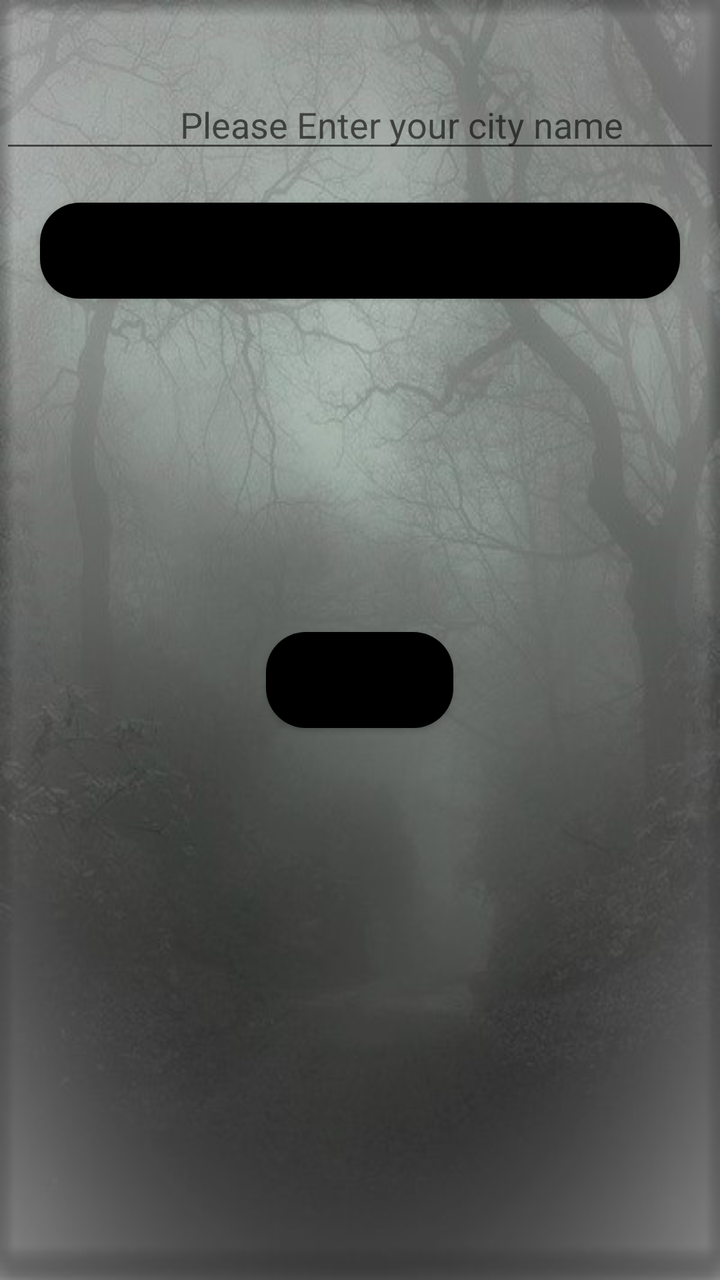
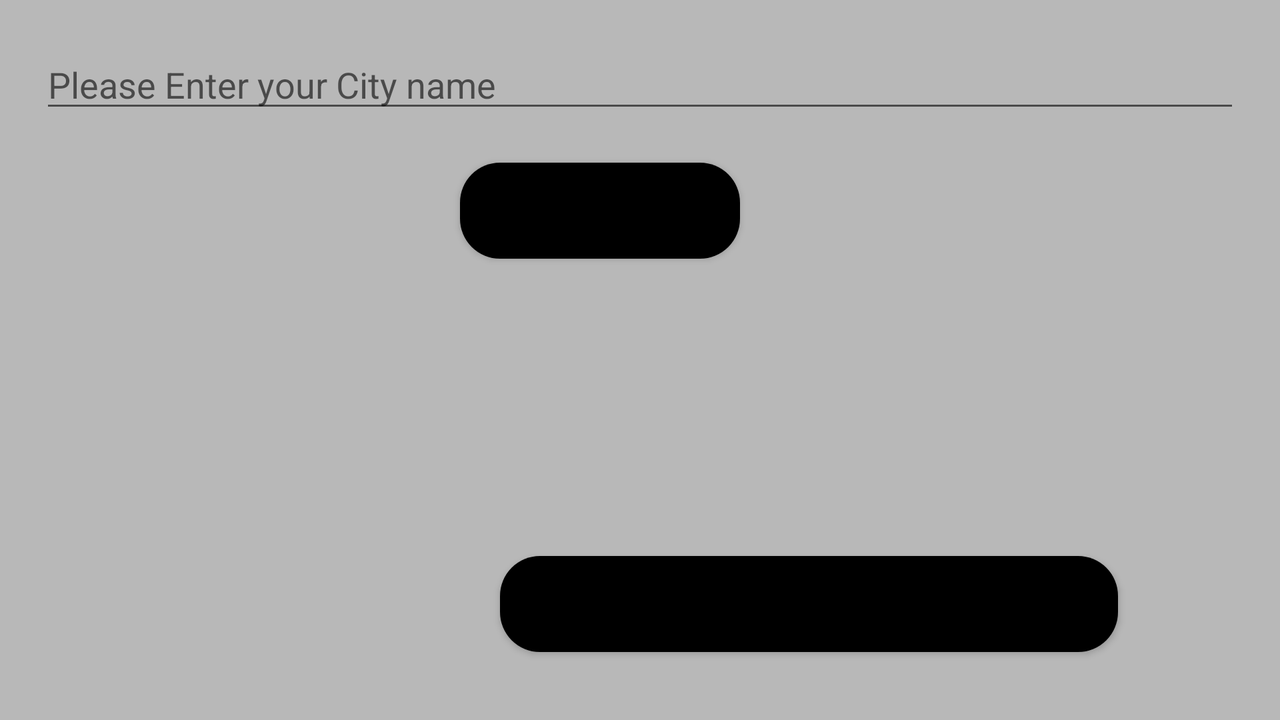

Compare how this app lays out the same screen by default and in its alternative resource folder. The renders come first, then the two layout files and the values they reference.
<!-- AndroidManifest.xml: application theme Theme.WonderWeather -->
<!-- res/layout/activity_home.xml -->
<?xml version="1.0" encoding="utf-8"?>
<RelativeLayout xmlns:android="http://schemas.android.com/apk/res/android"
    xmlns:app="http://schemas.android.com/apk/res-auto"
    xmlns:tools="http://schemas.android.com/tools"
    android:layout_width="match_parent"
    android:layout_height="match_parent"
    tools:context=".HomeActivity"
    android:id="@+id/activity_home"
    android:background="@drawable/hi2">

    <EditText
        android:paddingLeft="90dp"
        android:id="@+id/et"
        android:layout_width="match_parent"
        android:layout_height="wrap_content"
        android:layout_centerHorizontal="true"
        android:layout_marginTop="40dp"
        android:layout_weight="1"
        android:ems="10"
        android:hint="Please Enter your city name"
        android:inputType="textPersonName"
        android:textColor="@color/black" />

    <Button
        android:layout_margin="20dp"
        android:id="@+id/button3"
        android:layout_width="match_parent"
        android:layout_height="wrap_content"
        android:layout_below="@+id/et"
        android:layout_centerInParent="true"
        android:layout_weight="1"
        android:background="@drawable/custom_button"
        android:onClick="get"
        android:text="Get Weather" />


    <TextView
        android:id="@+id/tv"
        android:layout_width="wrap_content"
        android:layout_height="wrap_content"
        android:layout_below="@+id/button3"
        android:layout_centerInParent="true"
        android:layout_marginStart="5dp"
        android:layout_marginLeft="5dp"
        android:layout_marginTop="5dp"
        android:layout_marginEnd="5dp"
        android:layout_marginRight="5dp"
        android:layout_marginBottom="5dp"
        android:textColor="@color/black"
        android:textSize="16sp" />

    <TextView
        android:id="@+id/p"
        android:layout_width="wrap_content"
        android:layout_height="wrap_content"
        android:layout_below="@+id/tv"
        android:layout_centerInParent="true"
        android:layout_marginStart="5dp"
        android:layout_marginLeft="5dp"
        android:layout_marginTop="5dp"
        android:layout_marginEnd="5dp"
        android:layout_marginRight="5dp"
        android:layout_marginBottom="5dp"
        android:textColor="@color/black"
        android:textSize="16sp" />

    <TextView
        android:id="@+id/h"
        android:layout_width="wrap_content"
        android:layout_height="wrap_content"
        android:layout_below="@+id/p"
        android:layout_centerInParent="true"
        android:layout_marginStart="5dp"
        android:layout_marginLeft="5dp"
        android:layout_marginTop="5dp"
        android:layout_marginEnd="5dp"
        android:layout_marginRight="5dp"
        android:layout_marginBottom="5dp"
        android:textColor="@color/black"
        android:textSize="16sp" />

    <TextView
        android:id="@+id/d"
        android:layout_width="wrap_content"
        android:layout_height="wrap_content"
        android:layout_below="@+id/h"
        android:layout_centerInParent="true"
        android:layout_marginStart="5dp"
        android:layout_marginLeft="5dp"
        android:layout_marginTop="5dp"
        android:layout_marginEnd="5dp"
        android:layout_marginRight="5dp"
        android:layout_marginBottom="5dp"
        android:textColor="@color/black"
        android:textSize="16sp" />

    <Button
        android:layout_margin="20dp"
        android:id="@+id/logout"
        android:layout_width="wrap_content"
        android:layout_height="wrap_content"
        android:layout_below="@+id/d"
        android:layout_centerInParent="true"
        android:background="@drawable/custom_button"
        android:text="Logout" />


</RelativeLayout>
<!-- resources referenced by this layout -->
<resources>
  <color name="black">#FF000000</color>
  <!-- drawable custom_button (drawable) -->
  <?xml version="1.0" encoding="utf-8"?>
  <shape xmlns:android="http://schemas.android.com/apk/res/android" android:shape="rectangle">
     <solid android:color="#239DEA"></solid>
      <corners android:radius="20dp"></corners>
  </shape>
  <!-- drawable hi2: jpg bitmap (drawable, 59175 bytes) -->
  <style name="Theme.WonderWeather" parent="Theme.MaterialComponents.DayNight.NoActionBar">
          
          <item name="colorPrimary">@color/black</item>
          <item name="colorPrimaryVariant">@color/black</item>
          <item name="colorOnPrimary">@color/black</item>
          
          <item name="colorSecondary">@color/black</item>
          <item name="colorSecondaryVariant">@color/black</item>
          <item name="colorOnSecondary">@color/black</item>
          
          <item name="android:statusBarColor" tools:targetApi="l">?attr/colorPrimaryVariant</item>
          
      </style>
</resources>
<!-- res/layout-land/activity_home.xml (the repository's variant of the layout above) -->
<!-- drawn on the phone turned sideways -->
<?xml version="1.0" encoding="utf-8"?>
<LinearLayout xmlns:android="http://schemas.android.com/apk/res/android"
    xmlns:app="http://schemas.android.com/apk/res-auto"
    xmlns:tools="http://schemas.android.com/tools"
    android:layout_width="match_parent"
    android:layout_height="match_parent"
    tools:context=".HomeActivity"
    android:orientation="vertical"
    android:padding="20dp"
    android:background="@color/grey">

    <EditText
        android:textColor="@color/black"
        android:layout_width="match_parent"
        android:layout_height="wrap_content"
        android:hint="Please Enter your City name"
        android:id="@+id/et"/>
    <Button
        android:background="@drawable/custom_button"
        android:layout_width="wrap_content"
        android:layout_height="wrap_content"
        android:text="Get Weather"
        android:layout_marginLeft="180dp"
        android:layout_marginRight="200dp"
        android:onClick="getweather"
        android:layout_gravity="center_horizontal"
        android:layout_marginTop="20dp"/>

    <TextView
        android:paddingLeft="55dp"
        android:id="@+id/tv"
        android:layout_width="710dp"
        android:layout_height="25dp"
        android:layout_marginTop="20dp"
        android:gravity="center_horizontal"
        android:textColor="@color/black"
        android:textSize="15sp" />

    <TextView
        android:paddingLeft="55dp"
        android:id="@+id/p"
        android:layout_width="707dp"
        android:layout_height="25dp"
        android:layout_marginTop="20dp"
        android:gravity="center_horizontal"
        android:textColor="@color/black"
        android:textSize="15sp" />


    <TextView
        android:paddingLeft="55dp"
        android:id="@+id/h"
        android:layout_width="716dp"
        android:layout_height="25dp"
        android:layout_marginTop="20dp"
        android:gravity="center_horizontal"
        android:textColor="@color/black"
        android:textSize="15sp" />

    <LinearLayout
    android:layout_width="fill_parent"
    android:layout_height="0dp"
    android:layout_weight="1"
    android:orientation="horizontal" >

    <Button
        android:id="@+id/logout"
        android:layout_width="309dp"
        android:layout_height="wrap_content"
        android:layout_gravity="center"
        android:layout_marginStart="230dp"
        android:layout_marginTop="8dp"
        android:layout_marginEnd="80dp"
        android:layout_marginBottom="8dp"
        android:background="@drawable/custom_button"
        android:text="logout"
        android:layout_marginLeft="210dp"
        android:layout_marginRight="80dp" />


</LinearLayout>
</LinearLayout>
<!-- resources referenced by the variant -->
<!-- as the phone turned sideways resolves them -->
<resources>
  <color name="black">#FF000000</color>
  <color name="grey">#B8B8B8</color>
  <!-- drawable custom_button (drawable) -->
  <?xml version="1.0" encoding="utf-8"?>
  <shape xmlns:android="http://schemas.android.com/apk/res/android" android:shape="rectangle">
     <solid android:color="#239DEA"></solid>
      <corners android:radius="20dp"></corners>
  </shape>
  <style name="Theme.WonderWeather" parent="Theme.MaterialComponents.DayNight.NoActionBar">
          
          <item name="colorPrimary">@color/black</item>
          <item name="colorPrimaryVariant">@color/black</item>
          <item name="colorOnPrimary">@color/black</item>
          
          <item name="colorSecondary">@color/black</item>
          <item name="colorSecondaryVariant">@color/black</item>
          <item name="colorOnSecondary">@color/black</item>
          
          <item name="android:statusBarColor" tools:targetApi="l">?attr/colorPrimaryVariant</item>
          
      </style>
</resources>
